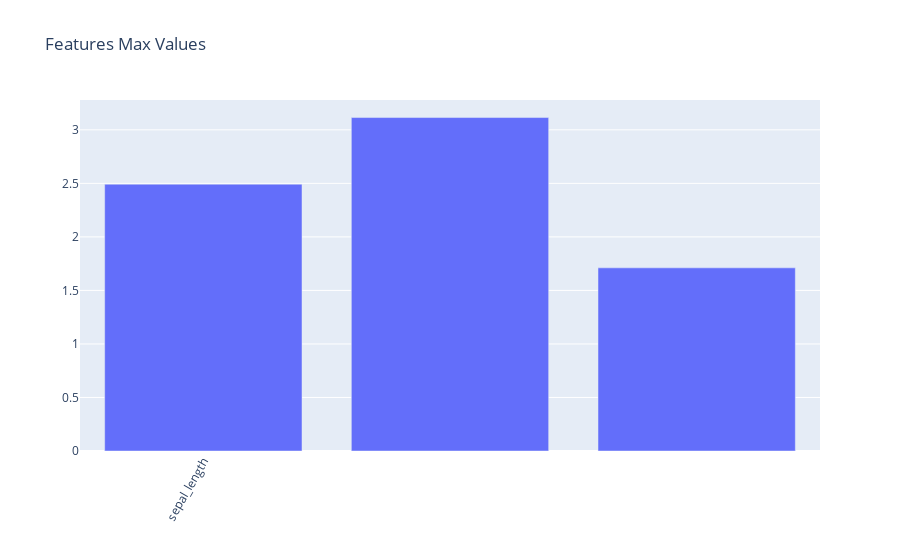

The code cell stored with this chart in its notebook:
### Code cell
fig = px.bar(scaled[feats].max(), title='Features Max Values')
fig.layout.xaxis.tickangle = 300
fig.update_traces(showlegend = False)
fig.layout.xaxis. dtick = 5
fig.layout.xaxis.title = ''
fig.layout.yaxis.title = ''
fig.show()

### Figure 1 — Plotly figure (JSON) as saved in the notebook; plotly's stock layout.template omitted (floating-point values rounded to 4 significant figures)
{"data": [{"alignmentgroup": "True", "hovertemplate": "variable=0<br>index=%{x}<br>value=%{y}<extra></extra>", "legendgroup": "0", "marker": {"color": "#636efa", "pattern": {"shape": ""}}, "name": "0", "offsetgroup": "0", "orientation": "v", "showlegend": false, "textposition": "auto", "type": "bar", "x": ["sepal_length", "sepal_width", "petal_width"], "xaxis": "x", "y": [2.492, 3.115, 1.711], "yaxis": "y"}], "layout": {"barmode": "relative", "legend": {"title": {"text": "variable"}, "tracegroupgap": 0}, "title": {"text": "Features Max Values"}, "xaxis": {"anchor": "y", "domain": [0, 1], "dtick": 5, "tickangle": -60, "title": {"text": ""}}, "yaxis": {"anchor": "x", "domain": [0, 1], "title": {"text": ""}}}}
